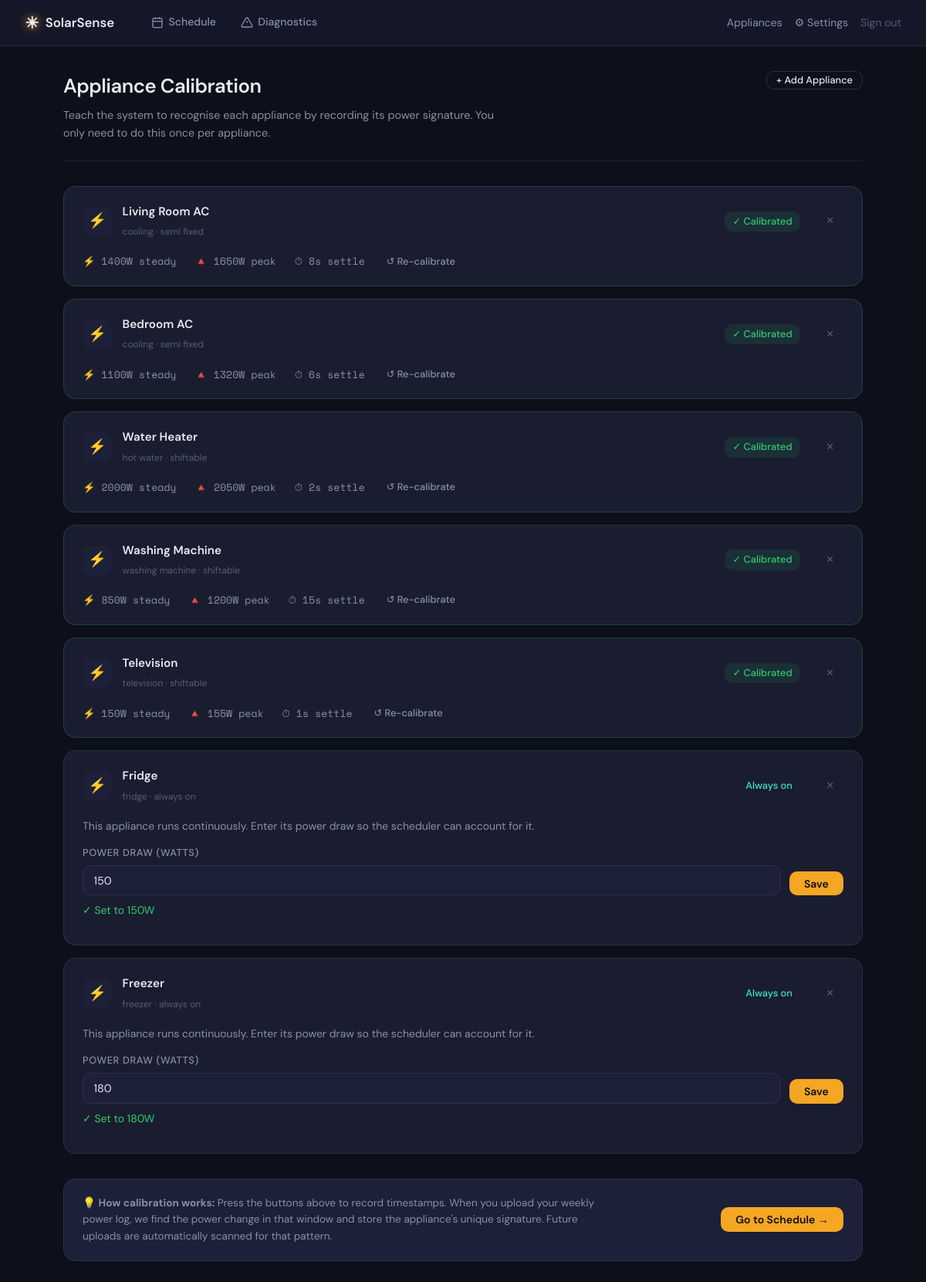
The page /onboarding (signed in) on the database its author committed.
### tables this page shows
CREATE TABLE appliances (
    id TEXT PRIMARY KEY, user_id TEXT NOT NULL,
    name TEXT NOT NULL, display_name TEXT NOT NULL,
    appliance_type TEXT DEFAULT "other", power_kw REAL DEFAULT 0.0,
    tier TEXT DEFAULT "shiftable", hour_start INTEGER DEFAULT 7,
    hour_end INTEGER DEFAULT 22, has_signature INTEGER DEFAULT 0,
    calibration_pending INTEGER DEFAULT 0, signature_json TEXT,
    FOREIGN KEY (user_id) REFERENCES users(id)
);

### app.py (the view)
@app.route('/onboarding')
@login_required
def onboarding():
    user       = get_current_user()
    appliances = get_db().execute(
        'SELECT * FROM appliances WHERE user_id=?', (user['id'],)
    ).fetchall()
    return render_template('onboarding.html', user=user, appliances=appliances)

### app.py (called while the page is built)
@app.template_filter('fromjson')
def fromjson_filter(s):
    try:
        return _json.loads(s) if s else {}
    except Exception:
        return {}

def get_db():
    if 'db' not in g:
        g.db = sqlite3.connect(DATABASE, detect_types=sqlite3.PARSE_DECLTYPES)
        g.db.row_factory = sqlite3.Row
    return g.db

def login_required(f):
    @wraps(f)
    def decorated(*args, **kwargs):
        if 'user_id' not in session:
            return redirect(url_for('login'))
        return f(*args, **kwargs)
    return decorated

def get_current_user():
    if 'user_id' not in session:
        return None
    user = get_db().execute(
        'SELECT * FROM users WHERE id = ?', (session['user_id'],)
    ).fetchone()
    if user is None:
        session.clear()
    return user

### templates/onboarding.html (shortened to what this page needs)
{% extends "base.html" %}
{% block content %}
<div class="page-header">
  <div>
    <h1 class="page-title">Appliance Calibration</h1>
    <p class="page-desc">
      Teach the system to recognise each appliance by recording its power signature.
      You only need to do this once per appliance.
    </p>
  </div>
  <a href="{{ url_for('appliances_page') }}" class="btn btn--outline btn--sm">+ Add Appliance</a>
</div>
{% if not appliances %}
<div class="empty-dash" style="margin-top:2rem;">
  <div class="empty-dash-icon">⚡</div>
  <h3>No appliances yet</h3>
  <p>Add your appliances first, then come back to calibrate them.</p>
  <a href="{{ url_for('appliances_page') }}" class="btn btn--primary">Add appliances →</a>
</div>
{% else %}
<div class="onboarding-grid" id="appliance-grid">
  {% for appl in appliances %}
  {% set is_always_on = appl.tier == 'always_on' or appl.appliance_type in ['fridge','freezer'] %}
  {% set state = 'done' if appl.has_signature else ('pending' if appl.calibration_pending else 'ready') %}
  <div class="sig-card {% if state == 'done' %}sig-card--done{% elif state == 'pending' %}sig-card--pending{% endif %}"
       id="sig-card-{{ appl.id }}">
    <div class="sig-card-header">
      <div class="sig-icon">⚡</div>
      <div style="flex:1">
        <h3 class="sig-name">{{ appl.display_name }}</h3>
        <span class="sig-tier">{{ appl.appliance_type | replace('_',' ') }} · {{ appl.tier | replace('_',' ') }}</span>
      </div>
      {% if is_always_on %}
        <div class="sig-status" style="color:var(--teal)">Always on</div>
      {% elif state == 'done' %}
        <div class="sig-status sig-status--done">✓ Calibrated</div>
      {% elif state == 'pending' %}
        <div class="sig-status sig-status--pending">⏳ Awaiting upload</div>
      {% else %}
        <div class="sig-status sig-status--pending">Needs calibration</div>
      {% endif %}
      <button class="btn btn--ghost btn--sm"
              onclick="deleteAppliance('{{ appl.id }}','{{ appl.display_name }}')"
              title="Remove" style="margin-left:0.5rem;color:var(--text-dim);">✕</button>
    </div>
    {% if is_always_on %}
      <div class="sig-always-on">
        <p class="sig-instruction">
          This appliance runs continuously. Enter its power draw so the scheduler can account for it.
        </p>
        <div style="display:flex;gap:0.75rem;align-items:flex-end;">
          <div class="field" style="flex:1;">
            <label class="field-label">Power draw (Watts)</label>
            <input class="field-input" id="power-{{ appl.id }}" type="number"
                   min="1" max="5000" step="1"
                   value="{{ (appl.power_kw * 1000) | int if appl.power_kw else '' }}"
                   placeholder="e.g. 150"/>
          </div>
          <button class="btn btn--primary" onclick="savePower('{{ appl.id }}')">Save</button>
        </div>
        {% if appl.power_kw %}
          <p class="sig-instruction" style="margin-top:0.5rem;color:var(--green);">
            ✓ Set to {{ (appl.power_kw * 1000) | int }}W
          </p>
        {% endif %}
      </div>
    {% elif state == 'done' %}
      <div class="sig-info">
        <div class="sig-details" id="sig-detail-{{ appl.id }}">
          {% if appl.signature_json %}
            {% set sig = appl.signature_json | fromjson %}
            <span class="sig-stat">⚡ {{ sig.steady_state_power_w }}W steady</span>
            <span class="sig-stat">🔺 {{ sig.peak_power_w }}W peak</span>
            <span class="sig-stat">⏱ {{ sig.settle_time_seconds }}s settle</span>
          {% else %}
            <span class="sig-stat muted">Profile pending upload</span>
          {% endif %}
        </div>
        <button class="btn btn--ghost btn--sm" onclick="resetSig('{{ appl.id }}')">
          ↺ Re-calibrate
        </button>
      </div>
    {% endif %}
  </div>
  {% endfor %}
</div>
<div class="onboarding-footer" style="margin-top:2rem;">
  <p class="hint">
    💡 <strong>How calibration works:</strong> Press the buttons above to record timestamps.
    When you upload your weekly power log, we find the power change in that window and store
    the appliance's unique signature. Future uploads are automatically scanned for that pattern.
  </p>
  <a href="{{ url_for('schedule') }}" class="btn btn--primary">Go to Schedule →</a>
</div>
{% endif %}
{% endblock %}

### templates/base.html (shortened to what this page needs)
<!DOCTYPE html>
<html lang="en">
<head>
<link rel="stylesheet" href="{{ url_for('static', filename='style.css') }}"/>
</head>
<body>
{% if session.user_id %}
<nav class="nav">
  <a href="{{ url_for('dashboard') }}" class="nav-brand">
    <span class="nav-icon">☀</span>
    <span>SolarSense</span>
  </a>
  <div class="nav-tabs">
    <a href="{{ url_for('schedule') }}"
       class="nav-tab {% if active_tab == 'schedule' %}active{% endif %}">
      <svg width="16" height="16" viewBox="0 0 24 24" fill="none" stroke="currentColor" stroke-width="2"><rect x="3" y="4" width="18" height="18" rx="2"/><line x1="16" y1="2" x2="16" y2="6"/><line x1="8" y1="2" x2="8" y2="6"/><line x1="3" y1="10" x2="21" y2="10"/></svg>
      Schedule
    </a>
    <a href="{{ url_for('faults') }}"
       class="nav-tab {% if active_tab == 'faults' %}active{% endif %}">
      <svg width="16" height="16" viewBox="0 0 24 24" fill="none" stroke="currentColor" stroke-width="2"><path d="M10.29 3.86L1.82 18a2 2 0 0 0 1.71 3h16.94a2 2 0 0 0 1.71-3L13.71 3.86a2 2 0 0 0-3.42 0z"/><line x1="12" y1="9" x2="12" y2="13"/><line x1="12" y1="17" x2="12.01" y2="17"/></svg>
      Diagnostics
    </a>
  </div>
  <div class="nav-right">
    <a href="{{ url_for('appliances_page') }}"
       class="nav-link {% if active_tab == 'appliances' %}nav-link--active{% endif %}">
      Appliances
    </a>
    <a href="{{ url_for('settings') }}"
       class="nav-link {% if active_tab == 'settings' %}nav-link--active{% endif %}">
      ⚙ Settings
    </a>
    <a href="{{ url_for('logout') }}" class="nav-link nav-logout">Sign out</a>
  </div>
</nav>
{% endif %}
<main class="main-content">
  {% block content %}{% endblock %}
</main>
</body>
</html>

### rows shown on the page
appliances: display_name "Living Room AC", appliance_type "cooling", tier "semi fixed", shows "✓ Calibrated", steady_state_power_w "1400", peak_power_w "1650", settle_time_seconds "8"
appliances: display_name "Bedroom AC", appliance_type "cooling", tier "semi fixed", shows "✓ Calibrated", steady_state_power_w "1100", peak_power_w "1320", settle_time_seconds "6"
appliances: display_name "Water Heater", appliance_type "hot water", tier "shiftable", shows "✓ Calibrated", steady_state_power_w "2000", peak_power_w "2050", settle_time_seconds "2"
appliances: display_name "Washing Machine", appliance_type "washing machine", tier "shiftable", shows "✓ Calibrated", steady_state_power_w "850", peak_power_w "1200", settle_time_seconds "15"
appliances: display_name "Television", appliance_type "television", tier "shiftable", shows "✓ Calibrated", steady_state_power_w "150", peak_power_w "155", settle_time_seconds "1"
appliances: display_name "Fridge", appliance_type "fridge", tier "always on", shows "Always on", power_kw "150", (appl.power_kw*1000)|int "150"
appliances: display_name "Freezer", appliance_type "freezer", tier "always on", shows "Always on", power_kw "180", (appl.power_kw*1000)|int "180"
